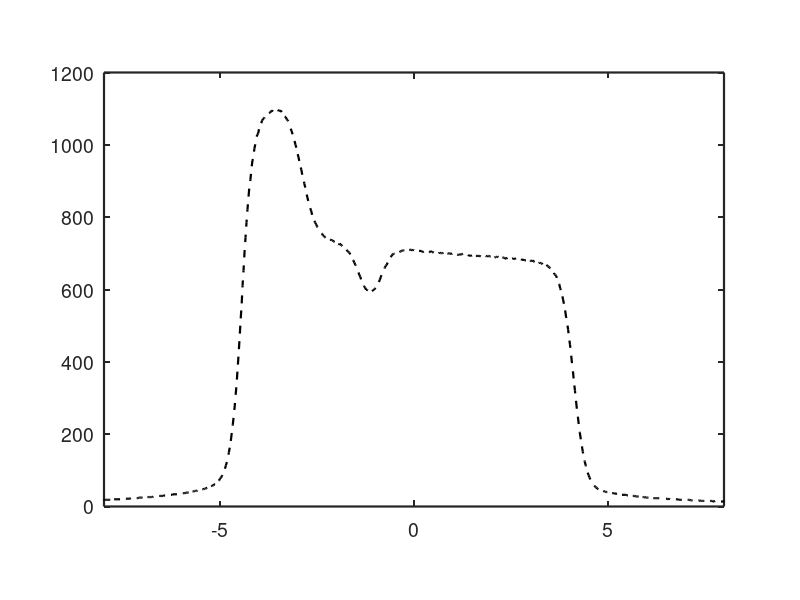

MATLAB code for this plot: (Note: this script raises an error after producing the figure.)
% Clear all:

%clear
%close all hidden
%clc
%tic

%%%%%%%%%%%%%%%%%%%%%%%%%%%%%%%%%%%%%%%%%%%%%%%%%%%%%%%%%%%%%%%%%%%%%%%%%%%

% Set data:

x = [-12.95
-12.925
-12.899
-12.874
-12.849
-12.824
-12.798
-12.773
-12.748
-12.722
-12.697
-12.672
-12.646
-12.621
-12.596
-12.571
-12.545
-12.52
-12.495
-12.469
-12.444
-12.419
-12.393
-12.368
-12.343
-12.318
-12.292
-12.267
-12.242
-12.216
-12.191
-12.166
-12.14
-12.115
-12.09
-12.065
-12.039
-12.014
-11.989
-11.963
-11.938
-11.913
-11.887
-11.862
-11.837
-11.812
-11.786
-11.761
-11.736
-11.71
-11.685
-11.66
-11.634
-11.609
-11.584
-11.559
-11.533
-11.508
-11.483
-11.457
-11.432
-11.407
-11.381
-11.356
-11.331
-11.306
-11.28
-11.255
-11.23
-11.204
-11.179
-11.154
-11.128
-11.103
-11.078
-11.053
-11.027
-11.002
-10.977
-10.951
-10.926
-10.901
-10.875
-10.85
-10.825
-10.8
-10.774
-10.749
-10.724
-10.698
-10.673
-10.648
-10.622
-10.597
-10.572
-10.547
-10.521
-10.496
-10.471
-10.445
-10.42
-10.395
-10.369
-10.344
-10.319
-10.294
-10.268
-10.243
-10.218
-10.192
-10.167
-10.142
-10.116
-10.091
-10.066
-10.041
-10.015
-9.99
-9.965
-9.939
-9.914
-9.889
-9.863
-9.838
-9.813
-9.788
-9.762
-9.737
-9.712
-9.686
-9.661
-9.636
-9.61
-9.585
-9.56
-9.535
-9.509
-9.484
-9.459
-9.433
-9.408
-9.383
-9.357
-9.332
-9.307
-9.282
-9.256
-9.231
-9.206
-9.18
-9.155
-9.13
-9.104
-9.079
-9.054
-9.029
-9.003
-8.978
-8.953
-8.927
-8.902
-8.877
-8.851
-8.826
-8.801
-8.776
-8.75
-8.725
-8.7
-8.674
-8.649
-8.624
-8.598
-8.573
-8.548
-8.523
-8.497
-8.472
-8.447
-8.421
-8.396
-8.371
-8.345
-8.32
-8.295
-8.27
-8.244
-8.219
-8.194
-8.168
-8.143
-8.118
-8.092
-8.067
-8.042
-8.017
-7.991
-7.966
-7.941
-7.915
-7.89
-7.865
-7.839
-7.814
-7.789
-7.764
-7.738
-7.713
-7.688
-7.662
-7.637
-7.612
-7.586
-7.561
-7.536
-7.511
-7.485
-7.46
-7.435
-7.409
-7.384
-7.359
-7.333
-7.308
-7.283
-7.258
-7.232
-7.207
-7.182
-7.156
-7.131
-7.106
-7.08
-7.055
-7.03
-7.005
-6.979
-6.954
-6.929
-6.903
-6.878
-6.853
-6.827
-6.802
-6.777
-6.752
-6.726
-6.701
-6.676
-6.65
-6.625
-6.6
-6.574
-6.549
-6.524
-6.499
-6.473
-6.448
-6.423
-6.397
-6.372
-6.347
-6.321
-6.296
-6.271
-6.246
-6.22
-6.195
-6.17
-6.144
-6.119
-6.094
-6.068
-6.043
-6.018
-5.993
-5.967
-5.942
-5.917
-5.891
-5.866
-5.841
-5.815
-5.79
-5.765
-5.74
-5.714
-5.689
-5.664
-5.638
-5.613
-5.588
-5.562
-5.537
-5.512
-5.487
-5.461
-5.436
-5.411
-5.385
-5.36
-5.335
-5.309
-5.284
-5.259
-5.234
-5.208
-5.183
-5.158
-5.132
-5.107
-5.082
-5.056
-5.031
-5.006
-4.981
-4.955
-4.93
-4.905
-4.879
-4.854
-4.829
-4.803
-4.778
-4.753
-4.728
-4.702
-4.677
-4.652
-4.626
-4.601
-4.576
-4.55
-4.525
-4.5
-4.475
-4.449
-4.424
-4.399
-4.373
-4.348
-4.323
-4.297
-4.272
-4.247
-4.222
-4.196
-4.171
-4.146
-4.12
-4.095
-4.07
-4.044
-4.019
-3.994
-3.969
-3.943
-3.918
-3.893
-3.867
-3.842
-3.817
-3.791
-3.766
-3.741
-3.716
-3.69
-3.665
-3.64
-3.614
-3.589
-3.564
-3.538
-3.513
-3.488
-3.463
-3.437
-3.412
-3.387
-3.361
-3.336
-3.311
-3.285
-3.26
-3.235
-3.21
-3.184
-3.159
-3.134
-3.108
-3.083
-3.058
-3.032
-3.007
-2.982
-2.957
-2.931
-2.906
-2.881
-2.855
-2.83
-2.805
-2.779
-2.754
-2.729
-2.704
-2.678
-2.653
-2.628
-2.602
-2.577
-2.552
-2.526
-2.501
-2.476
-2.451
-2.425
-2.4
-2.375
-2.349
-2.324
-2.299
-2.273
-2.248
-2.223
-2.198
-2.172
-2.147
-2.122
-2.096
-2.071
-2.046
-2.02
-1.995
-1.97
-1.945
-1.919
-1.894
-1.869
-1.843
-1.818
-1.793
-1.767
-1.742
-1.717
-1.692
-1.666
-1.641
-1.616
-1.59
-1.565
-1.54
-1.514
-1.489
-1.464
-1.439
-1.413
-1.388
-1.363
-1.337
-1.312
-1.287
-1.261
-1.236
-1.211
-1.186
-1.16
-1.135
-1.11
-1.084
-1.059
-1.034
-1.008
-0.983
-0.958
-0.933
-0.907
-0.882
-0.857
-0.831
-0.806
-0.781
-0.755
-0.73
-0.705
-0.68
-0.654
-0.629
-0.604
-0.578
-0.553
-0.528
-0.502
-0.477
-0.452
-0.427
-0.401
-0.376
-0.351
-0.325
-0.3
-0.275
-0.249
-0.224
-0.199
-0.174
-0.148
-0.123
-0.098
-0.072
-0.047
-0.022
0.004
0.029
0.054
0.079
0.105
0.13
0.155
0.181
0.206
0.231
0.257
0.282
0.307
0.332
0.358
0.383
0.408
0.434
0.459
0.484
0.51
0.535
0.56
0.585
0.611
0.636
0.661
0.687
0.712
0.737
0.763
0.788
0.813
0.838
0.864
0.889
0.914
0.94
0.965
0.99
1.016
1.041
1.066
1.091
1.117
1.142
1.167
1.193
1.218
1.243
1.269
1.294
1.319
1.344
1.37
1.395
1.42
1.446
1.471
1.496
1.522
1.547
1.572
1.597
1.623
1.648
1.673
1.699
1.724
1.749
1.775
1.8
1.825
1.85
1.876
1.901
1.926
1.952
1.977
2.002
2.028
2.053
2.078
2.103
2.129
2.154
2.179
2.205
2.23
2.255
2.281
2.306
2.331
2.356
2.382
2.407
2.432
2.458
2.483
2.508
2.534
2.559
2.584
2.609
2.635
2.66
2.685
2.711
2.736
2.761
2.787
2.812
2.837
2.862
2.888
2.913
2.938
2.964
2.989
3.014
3.04
3.065
3.09
3.115
3.141
3.166
3.191
3.217
3.242
3.267
3.293
3.318
3.343
3.368
3.394
3.419
3.444
3.47
3.495
3.52
3.546
3.571
3.596
3.621
3.647
3.672
3.697
3.723
3.748
3.773
3.799
3.824
3.849
3.874
3.9
3.925
3.95
3.976
4.001
4.026
4.052
4.077
4.102
4.127
4.153
4.178
4.203
4.229
4.254
4.279
4.305
4.33
4.355
4.38
4.406
4.431
4.456
4.482
4.507
4.532
4.558
4.583
4.608
4.633
4.659
4.684
4.709
4.735
4.76
4.785
4.811
4.836
4.861
4.886
4.912
4.937
4.962
4.988
5.013
5.038
5.064
5.089
5.114
5.14
5.165
5.19
5.215
5.241
5.266
5.291
5.317
5.342
5.367
5.393
5.418
5.443
5.468
5.494
5.519
5.544
5.57
5.595
5.62
5.646
5.671
5.696
5.721
5.747
5.772
5.797
5.823
5.848
5.873
5.899
5.924
5.949
5.974
6
6.025
6.05
6.076
6.101
6.126
6.152
6.177
6.202
6.227
6.253
6.278
6.303
6.329
6.354
6.379
6.405
6.43
6.455
6.48
6.506
6.531
6.556
6.582
6.607
6.632
6.658
6.683
6.708
6.733
6.759
6.784
6.809
6.835
6.86
6.885
6.911
6.936
6.961
6.986
7.012
7.037
7.062
7.088
7.113
7.138
7.164
7.189
7.214
7.239
7.265
7.29
7.315
7.341
7.366
7.391
7.417
7.442
7.467
7.492
7.518
7.543
7.568
7.594
7.619
7.644
7.67
7.695
7.72
7.745
7.771
7.796
7.821
7.847
7.872
7.897
7.923
7.948
7.973
7.998
8.024
8.049
8.074
8.1
8.125
8.15
8.176
8.201
8.226
8.251
8.277
8.302
8.327
8.353
8.378
8.403
8.429
8.454
8.479
8.504
8.53
8.555
8.58
8.606
8.631
8.656
8.682
8.707
8.732
8.757
8.783
8.808
8.833
8.859
8.884
8.909
8.935
8.96
8.985
9.01
9.036
9.061
9.086
9.112
9.137
9.162
9.188
9.213
9.238
9.263
9.289
9.314
9.339
9.365
9.39
9.415
9.441
9.466
9.491
9.516
9.542
9.567
9.592
9.618
9.643
9.668
9.694
9.719
9.744
9.769
9.795
9.82
9.845
9.871
9.896
9.921
9.947
9.972
9.997
10.022
10.048
10.073
10.098
10.124
10.149
10.174
10.2
10.225
10.25
10.275
10.301
10.326
10.351
10.377
10.402
10.427
10.453
10.478
10.503
10.528
10.554
10.579
10.604
10.63
10.655
10.68
10.706
10.731
10.756
10.781
10.807
10.832
10.857
10.883
10.908
10.933
10.959
10.984
11.009
11.034
11.06
11.085
11.11
11.136
11.161
11.186
11.212
11.237
11.262
11.287
11.313
11.338
11.363
11.389
11.414
11.439
11.465
11.49
11.515
11.54
11.566
11.591
11.616
11.642
11.667
11.692
11.718
11.743
11.768
11.793
11.819
11.844
11.869
11.895
11.92
11.945
11.971
11.996
12.021
12.046
12.072
12.097
12.122
12.148
12.173
12.198
12.224
12.249
12.274
12.299
12.325
12.35
12.375
12.401
12.426
12.451
12.477
12.502
12.527
12.552
12.578
12.603
12.628
12.654
12.679
12.704
12.73
12.755
12.78
12.805
12.831
12.856
12.881
12.907];

xprof = [0
4
4
4
4
4
4
4
4
4
4
4
4
4
4
4
4
4
4
4
4
4
4
4
4
4
4
4
4
4
4
4
4
4
4
4
4
4
4
4
4
4
4
5
4
4
4
4
4
4
5
5
5
5
5
5
5
5
4
5
5
5
5
5
5
5
5
5
5
5
5
5
5
5
5
5
5
5
5
5
5
5
6
6
6
5
6
6
6
6
6
6
6
6
6
6
6
6
6
6
6
6
6
6
6
6
6
6
6
6
6
7
7
6
7
7
7
7
7
7
7
7
7
7
7
7
7
7
7
7
7
8
8
7
8
8
8
7
8
8
8
8
8
8
8
8
8
8
8
8
9
8
8
8
9
9
9
9
9
9
9
9
9
9
9
9
9
9
10
9
9
10
10
10
10
10
10
10
10
10
10
10
10
11
11
11
11
11
11
11
11
11
11
11
11
12
12
12
12
12
12
12
12
12
13
12
13
13
13
13
13
13
13
13
14
14
14
14
14
14
14
14
14
15
15
15
15
15
15
15
15
16
16
16
16
16
16
16
17
17
17
17
17
17
17
17
18
18
18
18
18
18
19
19
19
19
19
20
20
20
20
20
21
21
21
21
22
22
22
22
22
22
23
23
23
24
24
24
24
25
25
25
25
26
27
27
27
27
28
28
28
29
29
30
30
30
31
31
32
32
33
34
34
35
36
37
37
38
40
40
42
44
45
47
50
52
55
59
63
68
74
80
88
97
107
118
133
147
163
181
202
223
250
276
304
335
362
398
425
458
484
511
535
556
577
588
607
622
628
644
652
664
669
672
682
686
690
695
698
699
702
704
706
708
708
709
711
713
711
713
713
714
715
714
712
712
713
709
709
708
702
701
697
695
692
687
680
676
670
664
658
651
645
636
629
621
612
606
596
590
581
574
565
557
550
544
537
532
525
520
516
511
508
504
501
498
495
493
491
488
487
485
483
482
482
481
480
480
479
479
477
476
476
475
473
471
473
472
470
468
468
465
465
462
460
458
457
453
449
445
443
439
435
432
427
423
417
414
408
405
401
396
394
390
390
389
387
386
387
388
389
390
392
394
397
402
404
408
413
418
422
425
430
433
435
439
443
445
449
451
454
455
455
456
456
458
458
458
459
460
461
461
461
462
462
462
462
462
462
462
461
462
461
461
461
461
461
460
460
460
459
458
459
459
459
459
459
458
458
460
458
458
457
457
459
456
457
456
457
456
456
456
457
457
456
455
455
455
456
456
454
455
455
455
454
454
453
453
453
454
454
454
455
454
454
454
453
453
451
452
451
452
451
453
450
451
451
451
451
451
450
451
452
451
451
451
450
451
451
450
450
449
448
451
448
449
449
450
449
449
448
449
448
448
448
446
446
448
447
447
447
446
446
447
445
446
447
446
446
445
445
445
444
444
444
443
443
444
445
444
442
442
442
443
441
440
441
441
438
438
439
438
438
436
438
435
437
435
433
432
430
429
428
427
424
418
417
415
408
406
400
393
387
380
372
363
353
341
331
319
304
291
275
258
243
225
209
192
176
161
147
133
121
110
99
90
81
74
68
61
56
52
47
44
42
39
37
35
34
32
31
31
30
29
29
28
27
27
26
26
26
25
25
24
24
24
24
23
23
23
22
22
22
21
21
21
21
21
21
20
20
20
20
20
19
19
19
19
18
18
18
18
18
17
18
17
17
17
16
16
16
16
16
16
16
16
15
15
15
15
15
15
15
15
15
14
14
14
14
14
14
13
14
13
13
14
13
13
13
13
13
13
12
12
12
12
12
12
12
12
12
12
12
12
11
11
11
11
11
11
11
11
11
11
10
10
10
10
10
10
10
10
10
10
10
10
10
9
9
10
10
10
9
9
9
9
9
9
9
9
9
9
9
9
9
9
9
9
8
8
8
8
8
8
8
8
8
8
8
8
8
8
8
8
8
7
7
8
7
8
8
8
7
7
7
7
7
7
7
7
7
7
7
7
7
7
7
7
7
7
7
6
7
7
6
6
6
6
6
7
6
6
6
6
6
6
6
6
6
6
6
6
6
6
6
6
6
6
6
6
6
6
6
6
6
6
6
6
6
6
5
5
5
5
5
5
5
5
5
5
5
5
6
5
5
5
5
5
5
5
5
5
5
5
5
5
5
5
5
5
5
5
5
5
5
5
5
5
4
5
5
4
5
5
5
4
4
4
4
4
4
4
4
4
4
4
4
4
4
4
4
4
4
4
4
4
4
4
4
4
4
4
4
4
4
4
4
4
4
4
4
4
4
4
4
4
4
4
4
4
4
4
4
4
4
4
4
4
4
4
4
4
4];

y = [-12.95
-12.925
-12.899
-12.874
-12.849
-12.824
-12.798
-12.773
-12.748
-12.722
-12.697
-12.672
-12.646
-12.621
-12.596
-12.571
-12.545
-12.52
-12.495
-12.469
-12.444
-12.419
-12.393
-12.368
-12.343
-12.318
-12.292
-12.267
-12.242
-12.216
-12.191
-12.166
-12.14
-12.115
-12.09
-12.065
-12.039
-12.014
-11.989
-11.963
-11.938
-11.913
-11.887
-11.862
-11.837
-11.812
-11.786
-11.761
-11.736
-11.71
-11.685
-11.66
-11.634
-11.609
-11.584
-11.559
-11.533
-11.508
-11.483
-11.457
-11.432
-11.407
-11.381
-11.356
-11.331
-11.306
-11.28
-11.255
-11.23
-11.204
-11.179
-11.154
-11.128
-11.103
-11.078
-11.053
-11.027
-11.002
-10.977
-10.951
-10.926
-10.901
-10.875
-10.85
-10.825
-10.8
-10.774
-10.749
-10.724
-10.698
-10.673
-10.648
-10.622
-10.597
-10.572
-10.547
-10.521
-10.496
-10.471
-10.445
-10.42
-10.395
-10.369
-10.344
-10.319
-10.294
-10.268
-10.243
-10.218
-10.192
-10.167
-10.142
-10.116
-10.091
-10.066
-10.041
-10.015
-9.99
-9.965
-9.939
-9.914
-9.889
-9.863
-9.838
-9.813
-9.788
-9.762
-9.737
-9.712
-9.686
-9.661
-9.636
-9.61
-9.585
-9.56
-9.535
-9.509
-9.484
-9.459
-9.433
-9.408
-9.383
-9.357
-9.332
-9.307
-9.282
-9.256
-9.231
-9.206
-9.18
-9.155
-9.13
-9.104
-9.079
-9.054
-9.029
-9.003
-8.978
-8.953
-8.927
-8.902
-8.877
-8.851
-8.826
-8.801
-8.776
-8.75
-8.725
-8.7
-8.674
-8.649
-8.624
-8.598
-8.573
-8.548
-8.523
-8.497
-8.472
-8.447
-8.421
-8.396
-8.371
-8.345
-8.32
-8.295
-8.27
-8.244
-8.219
-8.194
-8.168
-8.143
-8.118
-8.092
-8.067
-8.042
-8.017
-7.991
-7.966
-7.941
-7.915
-7.89
-7.865
-7.839
-7.814
-7.789
-7.764
-7.738
-7.713
-7.688
-7.662
-7.637
-7.612
-7.586
-7.561
-7.536
-7.511
-7.485
-7.46
-7.435
-7.409
-7.384
-7.359
-7.333
-7.308
-7.283
-7.258
-7.232
-7.207
-7.182
-7.156
-7.131
-7.106
-7.08
-7.055
-7.03
-7.005
-6.979
-6.954
-6.929
-6.903
-6.878
-6.853
-6.827
-6.802
-6.777
-6.752
-6.726
-6.701
-6.676
-6.65
-6.625
-6.6
-6.574
-6.549
-6.524
-6.499
-6.473
-6.448
-6.423
-6.397
-6.372
-6.347
-6.321
-6.296
-6.271
-6.246
-6.22
-6.195
-6.17
-6.144
-6.119
-6.094
-6.068
-6.043
-6.018
-5.993
-5.967
-5.942
-5.917
-5.891
-5.866
-5.841
-5.815
-5.79
-5.765
-5.74
-5.714
-5.689
-5.664
-5.638
-5.613
-5.588
-5.562
-5.537
-5.512
-5.487
-5.461
-5.436
-5.411
-5.385
-5.36
-5.335
-5.309
-5.284
-5.259
-5.234
-5.208
-5.183
-5.158
-5.132
-5.107
-5.082
-5.056
-5.031
-5.006
-4.981
-4.955
-4.93
-4.905
-4.879
-4.854
-4.829
-4.803
-4.778
-4.753
-4.728
-4.702
-4.677
-4.652
-4.626
-4.601
-4.576
-4.55
-4.525
-4.5
-4.475
-4.449
-4.424
-4.399
-4.373
-4.348
-4.323
-4.297
-4.272
-4.247
-4.222
-4.196
-4.171
-4.146
-4.12
-4.095
-4.07
-4.044
-4.019
-3.994
-3.969
-3.943
-3.918
-3.893
-3.867
-3.842
-3.817
-3.791
-3.766
-3.741
-3.716
-3.69
-3.665
-3.64
-3.614
-3.589
-3.564
-3.538
-3.513
-3.488
-3.463
-3.437
-3.412
-3.387
-3.361
-3.336
-3.311
-3.285
-3.26
-3.235
-3.21
-3.184
-3.159
-3.134
-3.108
-3.083
-3.058
-3.032
-3.007
-2.982
-2.957
-2.931
-2.906
-2.881
-2.855
-2.83
-2.805
-2.779
-2.754
-2.729
-2.704
-2.678
-2.653
-2.628
-2.602
-2.577
-2.552
-2.526
-2.501
-2.476
-2.451
-2.425
-2.4
-2.375
-2.349
-2.324
-2.299
-2.273
-2.248
-2.223
-2.198
-2.172
-2.147
-2.122
-2.096
-2.071
-2.046
-2.02
-1.995
-1.97
-1.945
-1.919
-1.894
-1.869
-1.843
-1.818
-1.793
-1.767
-1.742
-1.717
-1.692
-1.666
-1.641
-1.616
-1.59
-1.565
-1.54
-1.514
-1.489
-1.464
-1.439
-1.413
-1.388
-1.363
-1.337
-1.312
-1.287
-1.261
-1.236
-1.211
-1.186
-1.16
-1.135
-1.11
-1.084
-1.059
-1.034
-1.008
-0.983
-0.958
-0.933
-0.907
-0.882
-0.857
-0.831
-0.806
-0.781
-0.755
-0.73
-0.705
-0.68
-0.654
-0.629
-0.604
-0.578
-0.553
-0.528
-0.502
-0.477
-0.452
-0.427
-0.401
-0.376
-0.351
-0.325
-0.3
-0.275
-0.249
-0.224
-0.199
-0.174
-0.148
-0.123
-0.098
-0.072
-0.047
-0.022
0.004
0.029
0.054
0.079
0.105
0.13
0.155
0.181
0.206
0.231
0.257
0.282
0.307
0.332
0.358
0.383
0.408
0.434
0.459
0.484
0.51
0.535
0.56
0.585
0.611
0.636
0.661
0.687
0.712
0.737
0.763
0.788
0.813
0.838
0.864
0.889
0.914
0.94
0.965
0.99
1.016
1.041
1.066
1.091
1.117
1.142
1.167
1.193
1.218
1.243
1.269
1.294
1.319
1.344
1.37
1.395
1.42
1.446
1.471
1.496
1.522
1.547
1.572
1.597
1.623
1.648
1.673
1.699
1.724
1.749
1.775
1.8
1.825
1.85
1.876
1.901
1.926
1.952
1.977
2.002
2.028
2.053
2.078
2.103
2.129
2.154
2.179
2.205
2.23
2.255
2.281
2.306
2.331
2.356
2.382
2.407
2.432
2.458
2.483
2.508
2.534
2.559
2.584
2.609
2.635
2.66
2.685
2.711
2.736
2.761
2.787
2.812
2.837
2.862
2.888
2.913
2.938
2.964
2.989
3.014
3.04
3.065
3.09
3.115
3.141
3.166
3.191
3.217
3.242
3.267
3.293
3.318
3.343
3.368
3.394
3.419
3.444
3.47
3.495
3.52
3.546
3.571
3.596
3.621
3.647
3.672
3.697
3.723
3.748
3.773
3.799
3.824
3.849
3.874
3.9
3.925
3.95
3.976
4.001
4.026
4.052
4.077
4.102
4.127
4.153
4.178
4.203
4.229
4.254
4.279
4.305
4.33
4.355
4.38
4.406
4.431
4.456
4.482
4.507
4.532
4.558
4.583
4.608
4.633
4.659
4.684
4.709
4.735
4.76
4.785
4.811
4.836
4.861
4.886
4.912
4.937
4.962
4.988
5.013
5.038
5.064
5.089
5.114
5.14
5.165
5.19
5.215
5.241
5.266
5.291
5.317
5.342
5.367
5.393
5.418
5.443
5.468
5.494
5.519
5.544
5.57
5.595
5.62
5.646
5.671
5.696
5.721
5.747
5.772
5.797
5.823
5.848
5.873
5.899
5.924
5.949
5.974
6
6.025
6.05
6.076
6.101
6.126
6.152
6.177
6.202
6.227
6.253
6.278
6.303
6.329
6.354
6.379
6.405
6.43
6.455
6.48
6.506
6.531
6.556
6.582
6.607
6.632
6.658
6.683
6.708
6.733
6.759
6.784
6.809
6.835
6.86
6.885
6.911
6.936
6.961
6.986
7.012
7.037
7.062
7.088
7.113
7.138
7.164
7.189
7.214
7.239
7.265
7.29
7.315
7.341
7.366
7.391
7.417
7.442
7.467
7.492
7.518
7.543
7.568
7.594
7.619
7.644
7.67
7.695
7.72
7.745
7.771
7.796
7.821
7.847
7.872
7.897
7.923
7.948
7.973
7.998
8.024
8.049
8.074
8.1
8.125
8.15
8.176
8.201
8.226
8.251
8.277
8.302
8.327
8.353
8.378
8.403
8.429
8.454
8.479
8.504
8.53
8.555
8.58
8.606
8.631
8.656
8.682
8.707
8.732
8.757
8.783
8.808
8.833
8.859
8.884
8.909
8.935
8.96
8.985
9.01
9.036
9.061
9.086
9.112
9.137
9.162
9.188
9.213
9.238
9.263
9.289
9.314
9.339
9.365
9.39
9.415
9.441
9.466
9.491
9.516
9.542
9.567
9.592
9.618
9.643
9.668
9.694
9.719
9.744
9.769
9.795
9.82
9.845
9.871
9.896
9.921
9.947
9.972
9.997
10.022
10.048
10.073
10.098
10.124
10.149
10.174
10.2
10.225
10.25
10.275
10.301
10.326
10.351
10.377
10.402
10.427
10.453
10.478
10.503
10.528
10.554
10.579
10.604
10.63
10.655
10.68
10.706
10.731
10.756
10.781
10.807
10.832
10.857
10.883
10.908
10.933
10.959
10.984
11.009
11.034
11.06
11.085
11.11
11.136
11.161
11.186
11.212
11.237
11.262
11.287
11.313
11.338
11.363
11.389
11.414
11.439
11.465
11.49
11.515
11.54
11.566
11.591
11.616
11.642
11.667
11.692
11.718
11.743
11.768
11.793
11.819
11.844
11.869
11.895
11.92
11.945
11.971
11.996
12.021
12.046
12.072
12.097
12.122
12.148
12.173
12.198
12.224
12.249
12.274
12.299
12.325
12.35
12.375
12.401
12.426
12.451
12.477
12.502
12.527
12.552
12.578
12.603
12.628
12.654
12.679
12.704
12.73
12.755
12.78
12.805
12.831
12.856
12.881
12.907];

yprof = [
3
3
3
3
3
3
3
3
3
3
3
3
3
3
3
3
3
3
3
3
3
3
3
3
3
3
3
3
3
3
3
3
3
3
4
3
3
3
3
3
3
3
3
3
4
4
4
4
4
4
4
4
4
4
4
4
4
4
4
4
4
4
4
4
4
4
4
4
4
4
4
4
4
4
4
4
4
4
4
4
4
4
4
4
4
4
4
4
4
4
4
5
4
4
5
5
5
5
5
5
5
5
5
5
5
5
5
5
5
5
5
5
5
5
5
5
5
5
5
5
5
5
5
6
5
6
6
6
6
6
6
6
6
6
6
6
6
6
6
6
6
6
6
6
6
6
7
7
7
7
7
7
7
7
7
7
7
7
7
7
7
7
7
7
8
8
8
8
8
8
8
8
8
8
8
8
8
8
8
8
8
8
9
9
9
9
9
9
9
9
9
10
10
9
10
10
10
10
10
10
10
10
10
10
10
11
11
11
11
11
11
11
11
11
12
12
12
12
12
12
12
12
13
13
13
13
13
13
13
13
13
13
14
14
14
14
14
14
14
14
14
15
15
15
16
15
16
16
16
16
17
17
17
17
17
18
18
18
18
18
18
19
19
19
20
20
20
21
21
21
21
22
22
22
23
23
23
23
23
24
24
25
25
25
26
26
27
27
27
28
28
28
29
30
30
31
31
32
32
34
34
35
36
37
38
39
40
41
43
45
48
50
53
56
62
71
83
103
132
178
244
317
385
437
468
498
514
527
530
540
544
545
548
548
548
547
545
540
534
525
514
501
486
467
451
437
425
419
417
418
423
428
435
439
442
445
447
449
448
450
453
450
452
452
451
451
450
452
452
452
452
452
451
451
452
452
451
451
450
448
446
443
435
426
414
403
392
382
375
368
364
361
357
354
351
349
348
347
344
345
343
344
343
343
343
344
343
343
343
343
343
343
344
344
345
346
347
348
350
353
357
362
368
371
375
379
383
390
398
407
415
426
436
441
447
451
455
458
458
460
461
460
461
462
464
463
462
462
462
463
462
464
463
462
462
461
462
460
458
459
454
448
442
434
424
418
411
406
406
413
420
428
440
446
450
455
456
459
458
460
462
461
463
461
461
462
462
461
461
460
460
460
461
461
460
459
459
457
460
456
455
452
449
443
434
424
411
395
380
367
358
350
345
341
339
336
335
334
333
332
333
332
331
330
331
330
330
330
330
329
330
330
330
330
330
330
330
331
329
330
331
332
331
331
331
331
331
330
331
331
331
330
330
331
331
331
330
331
330
330
330
330
330
331
330
331
330
331
331
330
330
332
332
332
332
333
334
338
338
340
343
346
350
353
357
362
369
378
389
401
413
425
434
441
447
450
454
455
458
457
458
462
462
462
462
462
463
463
462
462
463
463
463
464
463
463
463
463
464
464
465
464
464
465
465
465
465
463
463
464
463
463
462
462
460
460
459
459
459
459
459
458
458
457
456
456
456
455
454
452
453
453
452
451
450
448
445
442
437
432
425
415
405
394
382
371
363
354
350
345
340
337
335
332
330
327
325
324
323
322
320
320
319
318
317
316
315
314
313
312
310
310
307
306
303
301
299
293
286
274
262
242
215
185
152
123
99
80
67
58
52
47
43
41
39
38
36
35
34
33
32
31
31
30
29
29
28
27
27
27
26
26
26
25
25
24
24
24
23
23
23
23
22
22
22
21
21
21
21
21
20
20
20
19
19
19
19
19
18
18
18
18
17
17
17
17
17
17
16
16
16
16
15
15
15
15
15
15
14
14
14
14
14
14
14
13
13
13
13
13
13
13
13
12
12
12
12
12
12
12
12
11
11
11
11
11
11
11
11
11
11
10
10
10
10
10
10
10
10
10
10
10
10
9
9
9
9
9
9
9
9
9
9
9
9
9
9
8
8
8
8
8
8
8
8
8
8
8
8
8
8
8
8
7
7
7
7
7
7
7
7
7
7
7
7
7
7
7
7
7
7
7
7
7
7
6
6
6
6
6
6
6
6
6
6
6
6
6
6
6
6
6
6
6
6
6
6
6
6
6
6
6
6
6
5
5
5
5
5
5
5
5
5
5
5
5
5
5
5
5
5
5
5
5
5
5
5
5
5
5
5
5
4
4
4
5
5
5
5
5
4
4
4
4
4
4
4
4
4
4
4
4
4
4
4
4
4
4
4
4
4
4
4
4
4
4
4
4
4
4
4
4
4
4
4
4
4
4
4
4
4
4
4
4
4
4
4
4
4
4
4
4
4
4
4
4
4
4
4
3
4
4
4
4
4
4
4
3
4
4
4
3
3
4
3
3
3
4
4
4
4
3
4];

%%%%%%%%%%%%%%%%%%%%%%%%%%%%%%%%%%%%%%%%%%%%%%%%%%%%%%%%%%%%%%%%%%%%%%%%%%

% Plot data:

scale = 11.8

plot(x,(xprof*18.1259)/scale,'--k','linewidth',1.6);
set(gca,'xlim',[-8 8],'Fontsize',14,'linewidth',1.6);
pbaspect([1 0.7 1]);
hold on;

xco = 289;

xa = 1:525;
xaprof = mean(imgtot(xco-1:xco+1,:),1);
plot((xa*0.032)-9.298,xaprof/scale,'-b','linewidth',1.6);
hold off;
    
legend('EPID','APS')
xlabel('X (cm)','Fontsize',16);
ylabel('Signal (DN s^{-1})','Fontsize',16);
print('-djpeg','out/xprof.jpg');
print('-deps','out/xprof.eps');
close;

plot(y,(yprof*18.4168)/scale,'--k','linewidth',1.6);
set(gca,'xlim',[-8 8],'Fontsize',14,'linewidth',1);
pbaspect([1 0.7 1]);
hold on;

yco = 292

ya = 1:525;
yaprof = mean(imgtot(:,yco-2:yco+2),2);
plot(((526-ya)*0.0318)-8.3722,yaprof/scale,'-b','linewidth',1.6);
hold off;

legend('EPID','APS')
xlabel('Y (cm)','Fontsize',16);
ylabel('Signal (DN s^{-1})','Fontsize',16);
print('-djpeg','out/yprof.jpg');
print('-deps','out/yprof.eps');
close;


